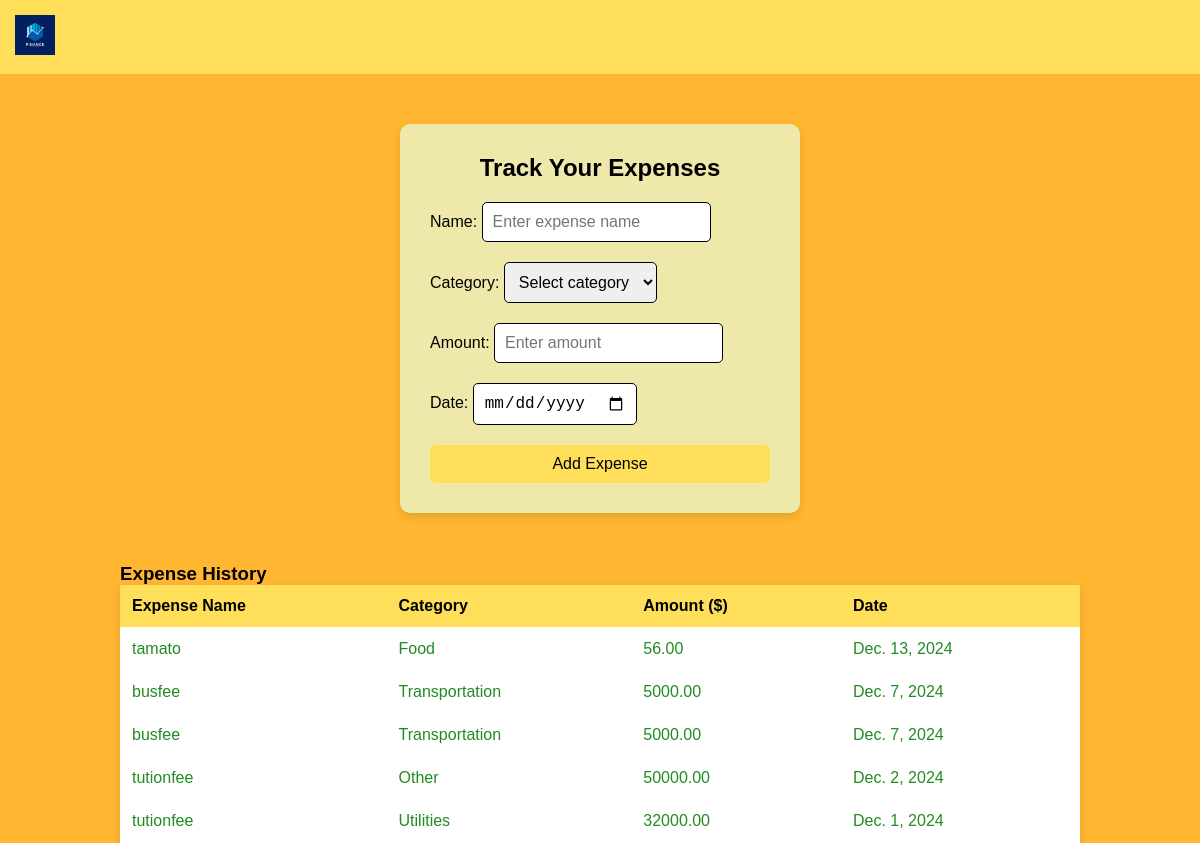
Page /finance/expense_list/ on the committed database.
### finance/models.py (models this page shows, shortened)
class Expense(models.Model):
    name = models.CharField(max_length=100)
    category = models.CharField(max_length=50)
    amount = models.DecimalField(max_digits=10, decimal_places=2)
    date = models.DateField()

### finance/views.py (the view)
# urls.py: path('expense_list/', views.expense_list, name='expense_list'),
def expense_list(request):
    expenses = Expense.objects.all()
    if request.method == "POST":
        form = ExpenseForm(request.POST)
        if form.is_valid():
            form.save()
            return redirect('finance:expense_list')
    else:
        form = ExpenseForm()
    return render(request, 'finance/expense_tracking.html', {'form': form, 'expenses': expenses})

### finance/forms.py
class ExpenseForm(forms.ModelForm):
    class Meta:
        model = Expense
        fields = ['name', 'category', 'amount', 'date']
        widgets = {
            'name': forms.TextInput(attrs={'placeholder': 'Enter expense name'}),
            'category': forms.Select(choices=[
                ('', 'Select category'),
                ('Food', 'Food'),
                ('Transportation', 'Transportation'),
                ('Utilities', 'Utilities'),
                ('Entertainment', 'Entertainment'),
                ('Healthcare', 'Healthcare'),
                ('Other', 'Other')
            ]),
            'amount': forms.NumberInput(attrs={'placeholder': 'Enter amount'}),
            'date': forms.DateInput(attrs={'type': 'date'})
        }

### templates/finance/expense_tracking.html (shortened to what this page needs)
<!DOCTYPE html>
<html lang="en">
<head>
    {% load static %}
</head>
<body>
    <div class="navbar">
        <div class="logo">
             <img src="{% static 'images/18.jpg' %}" alt="Logo">
        </div>
    </div>
    <div class="expense-container">
        <h2>Track Your Expenses</h2>
        <form method="post" id="expenseForm">
            {{ form.as_p }}
            <button type="submit">Add Expense</button>
        </form>
    </div>
    <div class="expense-list">
        <h3>Expense History</h3>
        <table>
            <thead>
                <tr>
                    <th>Expense Name</th>
                    <th>Category</th>
                    <th>Amount ($)</th>
                    <th>Date</th>
                </tr>
            </thead>
            <tbody>
                {% for expense in expenses %}
                <tr>
                    <td>{{ expense.name }}</td>
                    <td>{{ expense.category }}</td>
                    <td>{{ expense.amount }}</td>
                    <td>{{ expense.date }}</td>
                </tr>
                {% endfor %}
            </tbody>
        </table>
    </div>
</body>
</html>

### templates/finance/expense_tracking.html (style rules this page uses)
* { margin: 0; padding: 0; box-sizing: border-box; }
body { font-family: Arial, sans-serif; background-color: #ffB631; }
.navbar { background-color: #ffde59; color: black; padding: 15px; display: flex; justify-content: space-between; align-items: center; position: sticky; top: 0; z-index: 1000; }
.navbar .logo img { height: 40px; }
.expense-container { background-color: #EEE8AA; padding: 30px; border-radius: 10px; width: 400px; margin: 50px auto; box-shadow: 0px 4px 10px rgba(0, 0, 0, 0.1); }
.expense-container h2 { text-align: center; margin-bottom: 20px; color: black; }
.expense-container form { display: flex; flex-direction: column; }
.expense-container form label { margin-bottom: 8px; color: black; }
.expense-container form input, .expense-container form select { padding: 10px; margin-bottom: 20px; border: 1px solid black; border-radius: 5px; font-size: 16px; }
.expense-container form button { background-color: #ffde59; color: black; padding: 10px; border: none; border-radius: 5px; font-size: 16px; cursor: pointer; }
.expense-list { margin-top: 40px; width: 80%; margin: 0 auto; }
.expense-list table { width: 100%; border-collapse: collapse; background-color: white; box-shadow: 0px 4px 10px rgba(0, 0, 0, 0.1); }
.expense-list table th, .expense-list table td { padding: 12px; text-align: left; border-bottom: 1px solid white; }
.expense-list table th { background-color: #ffde59; color: black; }
.expense-list table td { color: #228B22; }

### rows in the picture
Expense: name "tamato", category "Food", amount "56.00", date "Dec. 13, 2024"
Expense: name "busfee", category "Transportation", amount "5000.00", date "Dec. 7, 2024"
Expense: name "busfee", category "Transportation", amount "5000.00", date "Dec. 7, 2024"
Expense: name "tutionfee", category "Other", amount "50000.00", date "Dec. 2, 2024"
Expense: name "tutionfee", category "Utilities", amount "32000.00", date "Dec. 1, 2024"
